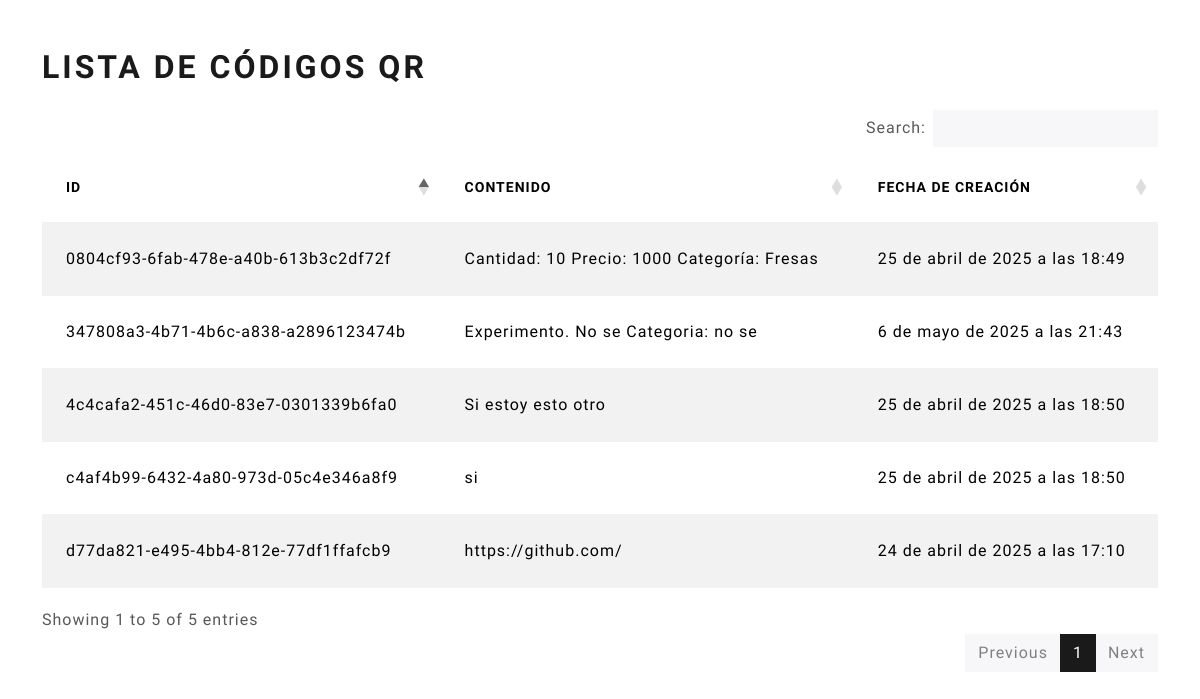
Page /qr-codes/ on the earlier database version.
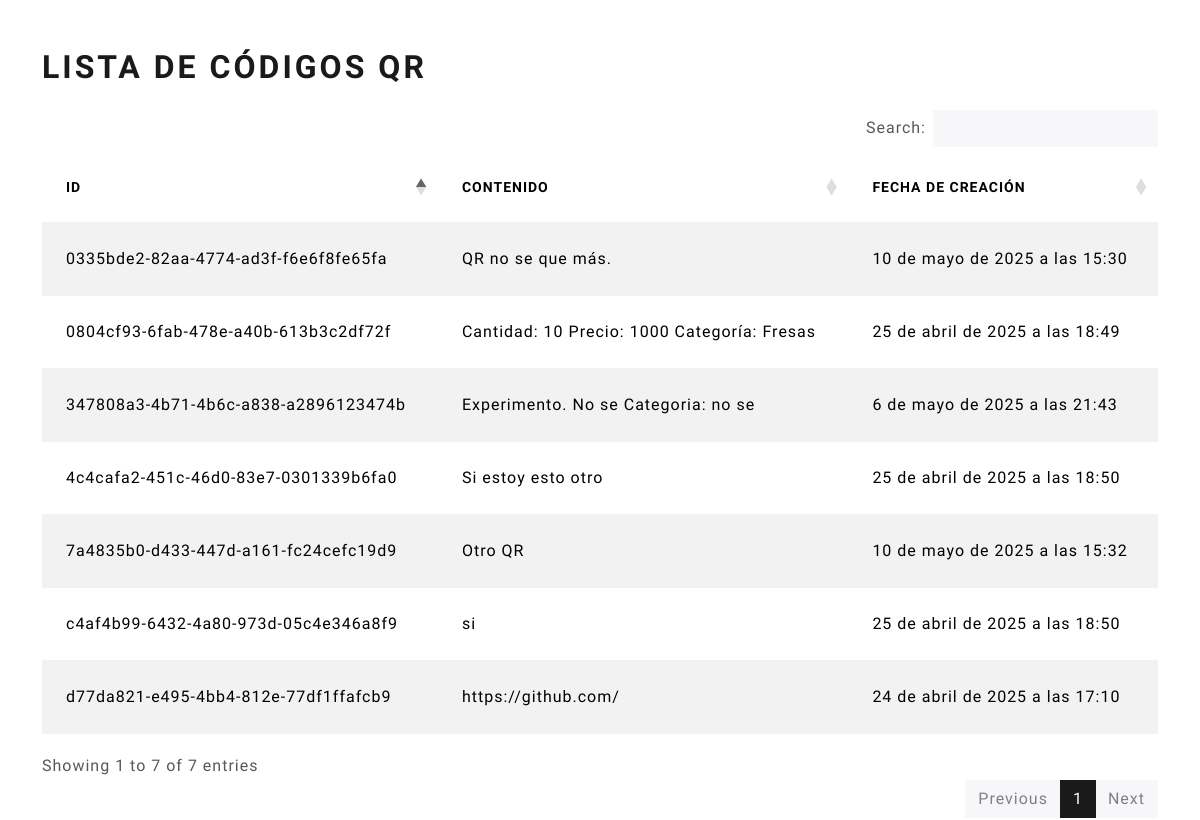
Same page on the later database version.
### scanner/models.py (models this page shows, shortened)
class QRCode(models.Model):
    id = models.UUIDField(primary_key=True, default=uuid.uuid4, editable=False)
    content = models.TextField()  # Información que guarda el QR
    created_at = models.DateTimeField(auto_now_add=True)

### scanner/views.py (the view)
# urls.py: path('qr-codes/', views.qr_codes_list, name='qr_codes_list'),
def qr_codes_list(request):
    qr_codes = QRCode.objects.all()
    return render(request, 'scanner/qr_codes_list.html', {'qr_codes': qr_codes})

### scanner/templates/scanner/qr_codes_list.html (shortened to what this page needs)
{% load static %}
<!DOCTYPE html>
<html lang="es">
<head>
    <link href="https://cdn.jsdelivr.net/npm/bootswatch@5.3.0/dist/lux/bootstrap.min.css" rel="stylesheet">
    <link href="https://cdn.datatables.net/1.13.4/css/dataTables.bootstrap5.min.css" rel="stylesheet">
<link href="https://cdn.datatables.net/buttons/2.4.1/css/buttons.bootstrap5.min.css" rel="stylesheet">
</head>
<body>
    <div class="container mt-5">
        <h1 class="mb-4">Lista de Códigos QR</h1>
        <table id="qrCodesTable" class="table table-striped">
            <thead>
                <tr>
                    <th>ID</th>
                    <th>Contenido</th>
                    <th>Fecha de Creación</th>
                </tr>
            </thead>
            <tbody>
                {% for qr_code in qr_codes %}
                <tr>
                    <td>{{ qr_code.id }}</td>
                    <td>{{ qr_code.content }}</td>
                    <td>{{ qr_code.created_at }}</td>
                </tr>
                {% endfor %}
            </tbody>
        </table>
    </div>
</body>
</html>

Differences in the rows shown:
added QRCode: id "0335bde2-82aa-4774-ad3f-f6e6f8fe65fa", content "QR no se que más.", created_at "10 de mayo de 2025 a las 15:30"
added QRCode: id "7a4835b0-d433-447d-a161-fc24cefc19d9", content "Otro QR", created_at "10 de mayo de 2025 a las 15:32"
Other differences:
text written by a page script: "Search: Showing 1 to 5 of 5 entries Previous 1 Next" → "Search: Showing 1 to 7 of 7 entries Previous 1 Next"
